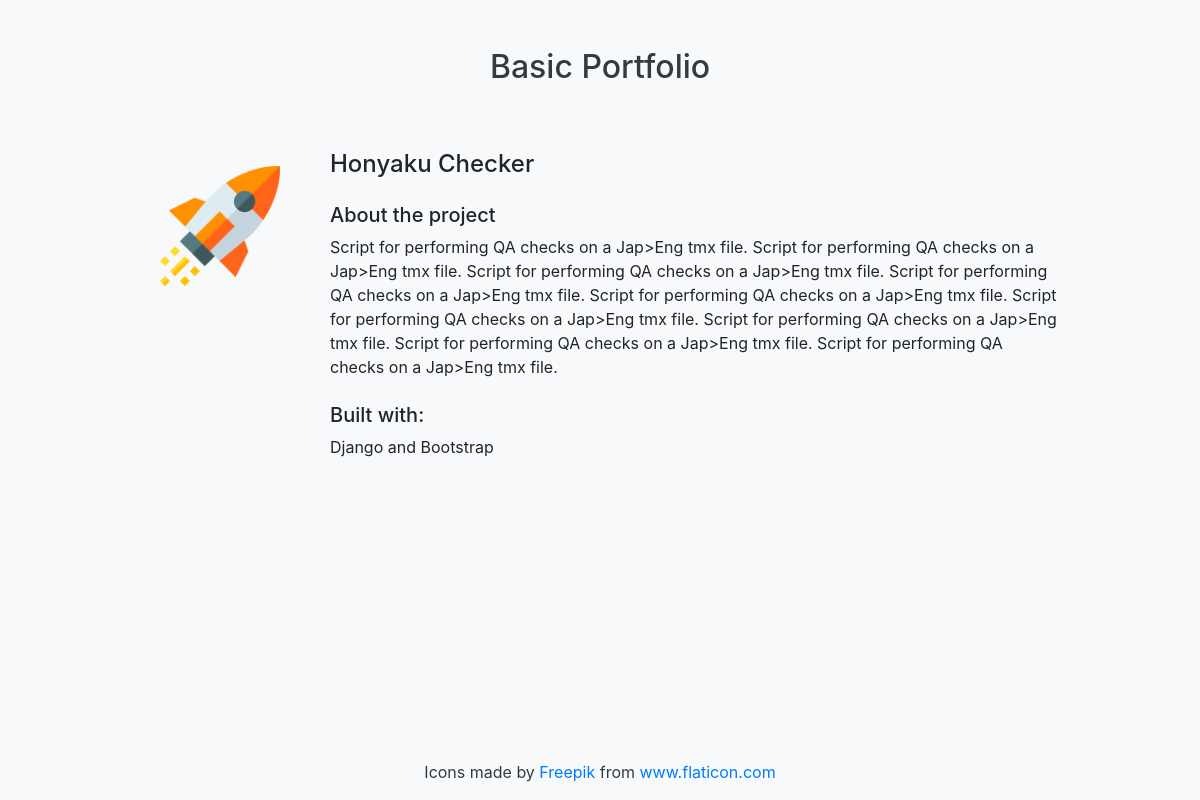
Before: /1 with the older database file.
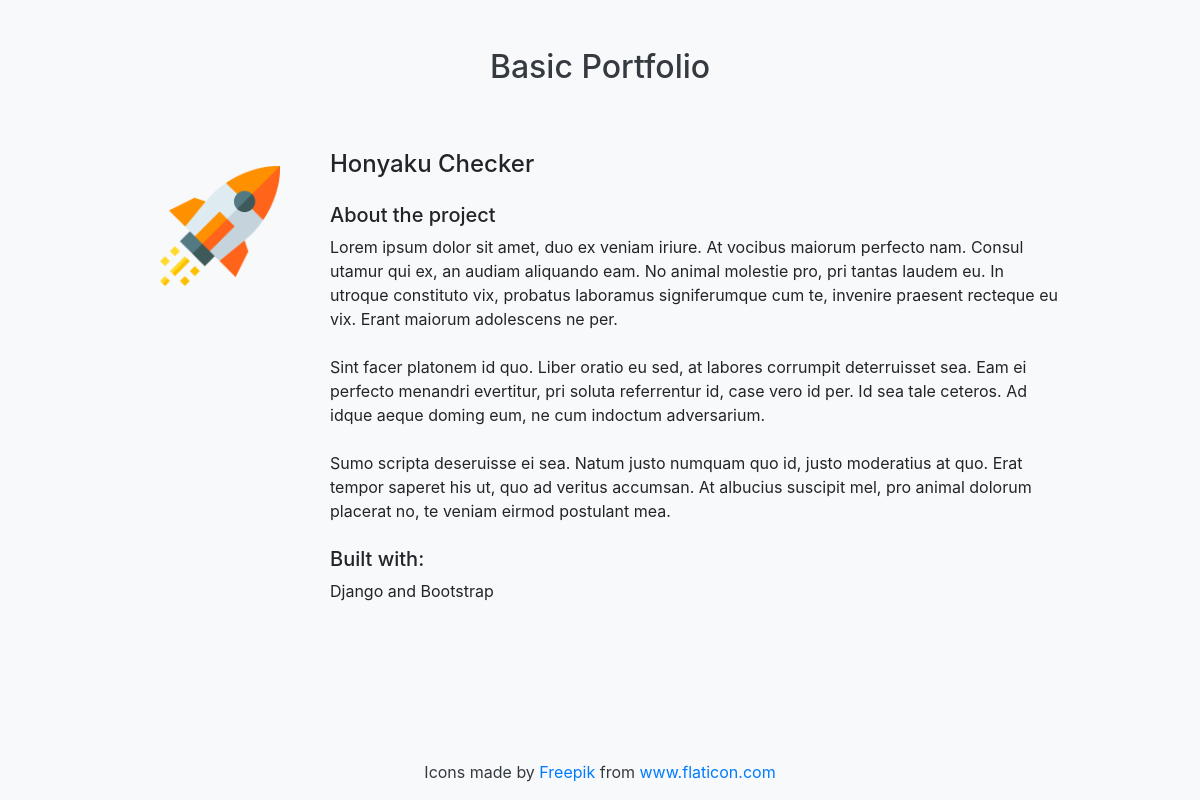
After: the same page with the newer database file.
### projects/models.py (models this page shows)
class Project(models.Model):
    title = models.CharField(max_length=100)
    technology = models.CharField(max_length=20)
    summary = models.CharField(max_length=100, default='')
    description = models.TextField()
    image = models.CharField(max_length=100)

### projects/views.py (the view)
# urls.py: path('<int:pk>', views.project_detail, name='project_detail'),
def project_detail(request, pk):
    project = Project.objects.get(pk=pk)
    return render(request, 'projects/detail.html', {'project': project})

### projects/templates/projects/detail.html
{% extends 'projects/base.html' %}
{% load static %}
{% block content %}
    <div class="container">
        <div class="row">
            <div class="col-md-1"></div>
            <div class="col-md-2 text-center pt-4">
                <img class="img-fluid" src="{% static project.image %}" alt="{{ project.description }}" width="120" height="120">
            </div>
            <div class="col-md-8 pt-2">
                <h4 class="pb-3">{{ project.title }}</h4>
                <h5>About the project</h5>
                <p>{{ project.description|linebreaksbr }}</p>
                <h5 class="pt-2">Built with:</h5>
                <p>{{ project.technology }}</p>
            </div>
        </div>
    </div>
{% endblock %}

Changed rows visible on the page:
changed Project "Honyaku Checker": description "Script for performing QA checks on a Jap>Eng tmx file. Script for performing QA checks on a Jap>Eng tmx file. Script for performing QA checks on a Jap>Eng tmx file. Script for performing QA checks on a Jap>Eng tmx file. Script for performing QA checks on a Jap>Eng tmx file. Script for performing QA checks on a Jap>Eng tmx file. Script for performing QA checks on a Jap>Eng tmx file. Script for performing QA checks on a Jap>Eng tmx file. Script for performing QA checks on a Jap>Eng tmx file." → "Lorem ipsum dolor sit amet, duo ex veniam iriure. At vocibus maiorum perfecto nam. Consul utamur qui ex, an audiam aliquando eam. No animal molestie pro, pri tantas laudem eu. In utroque constituto vix, probatus laboramus signiferumque cum te, invenire praesent recteque eu vix. Erant maiorum adolescens ne per. Sint facer platonem id quo. Liber oratio eu sed, at labores corrumpit deterruisset sea. Eam ei perfecto menandri evertitur, pri soluta referrentur id, case vero id per. Id sea tale ceteros. Ad idque aeque doming eum, ne cum indoctum adversarium. Sumo scripta deseruisse ei sea. Natum justo numquam quo id, justo moderatius at quo. Erat tempor saperet his ut, quo ad veritus accumsan. At…"
